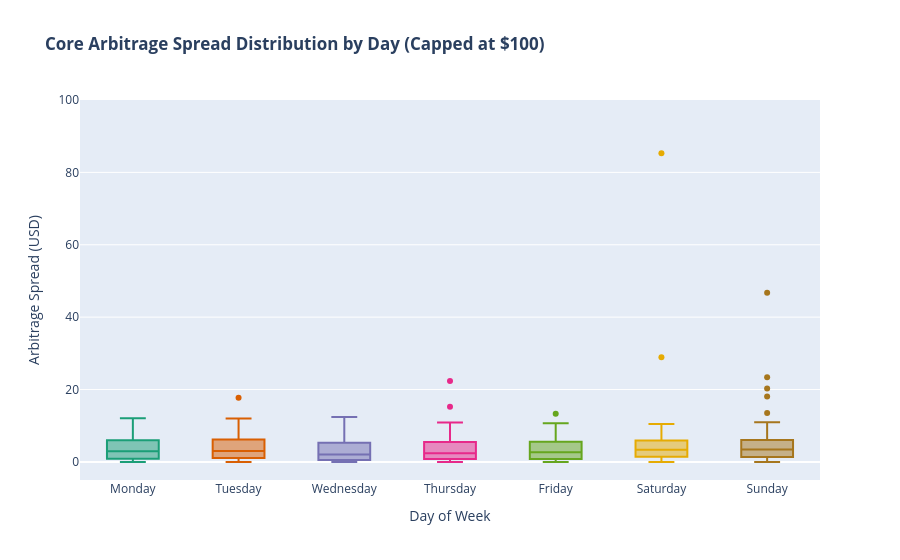

Notebook source saved alongside this figure:
### Code cell
import plotly.express as px
import pandas as pd

# interactive box plot
fig = px.box(
    heatmap_df, 
    x='day', y='price_spread_usd',
    category_orders={'day': days_order},
    title='<b>Core Arbitrage Spread Distribution by Day (Capped at $100)</b>', 
    labels={'day': 'Day of Week', 'price_spread_usd': 'Arbitrage Spread (USD)'},
    color='day',
    color_discrete_sequence=px.colors.qualitative.Dark2
)

# hide outliers to only show core distributions 
fig.update_layout(yaxis=dict(range=[-5, 100]), showlegend=False)
fig.show()

### Figure 1 — Plotly figure (JSON) as saved in the notebook; plotly's stock layout.template omitted (floating-point values rounded to 4 significant figures; data arrays with more than 128 entries replaced by an {"elided": "..."} marker saying what was removed)
{"data": [{"alignmentgroup": "True", "hovertemplate": "Day of Week=%{x}<br>Arbitrage Spread (USD)=%{y}<extra></extra>", "legendgroup": "Monday", "marker": {"color": "rgb(27,158,119)"}, "name": "Monday", "notched": false, "offsetgroup": "Monday", "orientation": "v", "showlegend": true, "type": "box", "x": {"elided": "2300 str values"}, "x0": " ", "xaxis": "x", "y": {"elided": "2300 float values"}, "y0": " ", "yaxis": "y"}, {"alignmentgroup": "True", "hovertemplate": "Day of Week=%{x}<br>Arbitrage Spread (USD)=%{y}<extra></extra>", "legendgroup": "Tuesday", "marker": {"color": "rgb(217,95,2)"}, "name": "Tuesday", "notched": false, "offsetgroup": "Tuesday", "orientation": "v", "showlegend": true, "type": "box", "x": {"elided": "2442 str values"}, "x0": " ", "xaxis": "x", "y": {"elided": "2442 float values"}, "y0": " ", "yaxis": "y"}, {"alignmentgroup": "True", "hovertemplate": "Day of Week=%{x}<br>Arbitrage Spread (USD)=%{y}<extra></extra>", "legendgroup": "Wednesday", "marker": {"color": "rgb(117,112,179)"}, "name": "Wednesday", "notched": false, "offsetgroup": "Wednesday", "orientation": "v", "showlegend": true, "type": "box", "x": {"elided": "1869 str values"}, "x0": " ", "xaxis": "x", "y": {"elided": "1869 float values"}, "y0": " ", "yaxis": "y"}, {"alignmentgroup": "True", "hovertemplate": "Day of Week=%{x}<br>Arbitrage Spread (USD)=%{y}<extra></extra>", "legendgroup": "Thursday", "marker": {"color": "rgb(231,41,138)"}, "name": "Thursday", "notched": false, "offsetgroup": "Thursday", "orientation": "v", "showlegend": true, "type": "box", "x": {"elided": "1827 str values"}, "x0": " ", "xaxis": "x", "y": {"elided": "1827 float values"}, "y0": " ", "yaxis": "y"}, {"alignmentgroup": "True", "hovertemplate": "Day of Week=%{x}<br>Arbitrage Spread (USD)=%{y}<extra></extra>", "legendgroup": "Friday", "marker": {"color": "rgb(102,166,30)"}, "name": "Friday", "notched": false, "offsetgroup": "Friday", "orientation": "v", "showlegend": true, "type": "box", "x": {"elided": "2035 str values"}, "x0": " ", "xaxis": "x", "y": {"elided": "2035 float values"}, "y0": " ", "yaxis": "y"}, {"alignmentgroup": "True", "hovertemplate": "Day of Week=%{x}<br>Arbitrage Spread (USD)=%{y}<extra></extra>", "legendgroup": "Saturday", "marker": {"color": "rgb(230,171,2)"}, "name": "Saturday", "notched": false, "offsetgroup": "Saturday", "orientation": "v", "showlegend": true, "type": "box", "x": {"elided": "1878 str values"}, "x0": " ", "xaxis": "x", "y": {"elided": "1878 float values"}, "y0": " ", "yaxis": "y"}, {"alignmentgroup": "True", "hovertemplate": "Day of Week=%{x}<br>Arbitrage Spread (USD)=%{y}<extra></extra>", "legendgroup": "Sunday", "marker": {"color": "rgb(166,118,29)"}, "name": "Sunday", "notched": false, "offsetgroup": "Sunday", "orientation": "v", "showlegend": true, "type": "box", "x": {"elided": "1591 str values"}, "x0": " ", "xaxis": "x", "y": {"elided": "1591 float values"}, "y0": " ", "yaxis": "y"}], "layout": {"boxmode": "overlay", "legend": {"title": {"text": "Day of Week"}, "tracegroupgap": 0}, "showlegend": false, "title": {"text": "<b>Core Arbitrage Spread Distribution by Day (Capped at $100)</b>"}, "xaxis": {"anchor": "y", "categoryarray": ["Monday", "Tuesday", "Wednesday", "Thursday", "Friday", "Saturday", "Sunday"], "categoryorder": "array", "domain": [0, 1], "title": {"text": "Day of Week"}}, "yaxis": {"anchor": "x", "domain": [0, 1], "range": [-5, 100], "title": {"text": "Arbitrage Spread (USD)"}}}}
